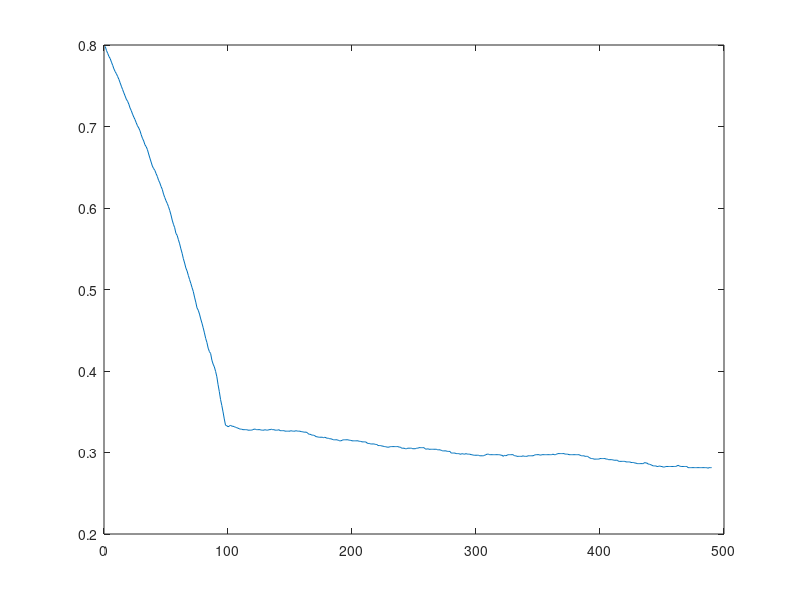

MATLAB code for this plot:
m = 100;
n = 100;
radius = 40;
center = [50, 50];
true_X = ones(m,n) * -1;  % true value
for i = 1:m
   for j = 1:n
      if ( (i - center(1))^2 + (j - center(2))^2 < radius^2 ) 
          true_X(i,j) = 1;
      end 
   end    
end
% generate the picture
sigma = 1;
Y = true_X;
Y(2:m-1,2:n-1) = Y(2:m-1,2:n-1) + sigma * randn(m-2,n-2); % noise-corrupted observations;
X = randn(m,n) * sigma; % initial
X = sign(Y); % initial
J = 1e-0;
error_record = [];
weight = zeros((m-2)*(n-2),1);
for j = 2:m-1
    for k = 2:n-1 
         prev_X = X(i,k);
         neighbor_sum = X(j-1,k) + X(j+1,k) + X(j,k-1) + X(j,k+1);
         X(j,k) = Y(j,k) + J * neighbor_sum + sigma * randn();  % update
         weight( (j-2)*(n-2) + k-1 ) = abs(X(j,k) - prev_X);
         X(j,k) = sign(X(j,k));
    end
    err = (norm(X-true_X,'fro'))/norm(true_X,'fro');
    error_record = [error_record,err];
end
lambda = 0.1;
weight = weight + lambda ; %  avoid zero division
weight_normal = (weight) / sum(weight);
iter = 4;
for i = 1:iter
   for jj = 2:m-1
       p = randsample(1:(m-2)*(n-2),n-2,true,weight_normal); % importance sampling
       for kk = 2:n-1
          j = floor((p(kk-1)-1) / (n-2)) + 2;
          k = p(kk-1) - (j-2) * (n-2) + 1;
          neighbor_sum = X(j-1,k) + X(j+1,k) + X(j,k-1) + X(j,k+1);
          X(j,k) = Y(j,k) + J * neighbor_sum + sigma * randn();
          X(j,k) = sign(X(j,k));
       end
       err = (norm(X-true_X,'fro'))/norm(true_X,'fro');
       error_record = [error_record,err];
   end   
    
end
 plot(error_record);


